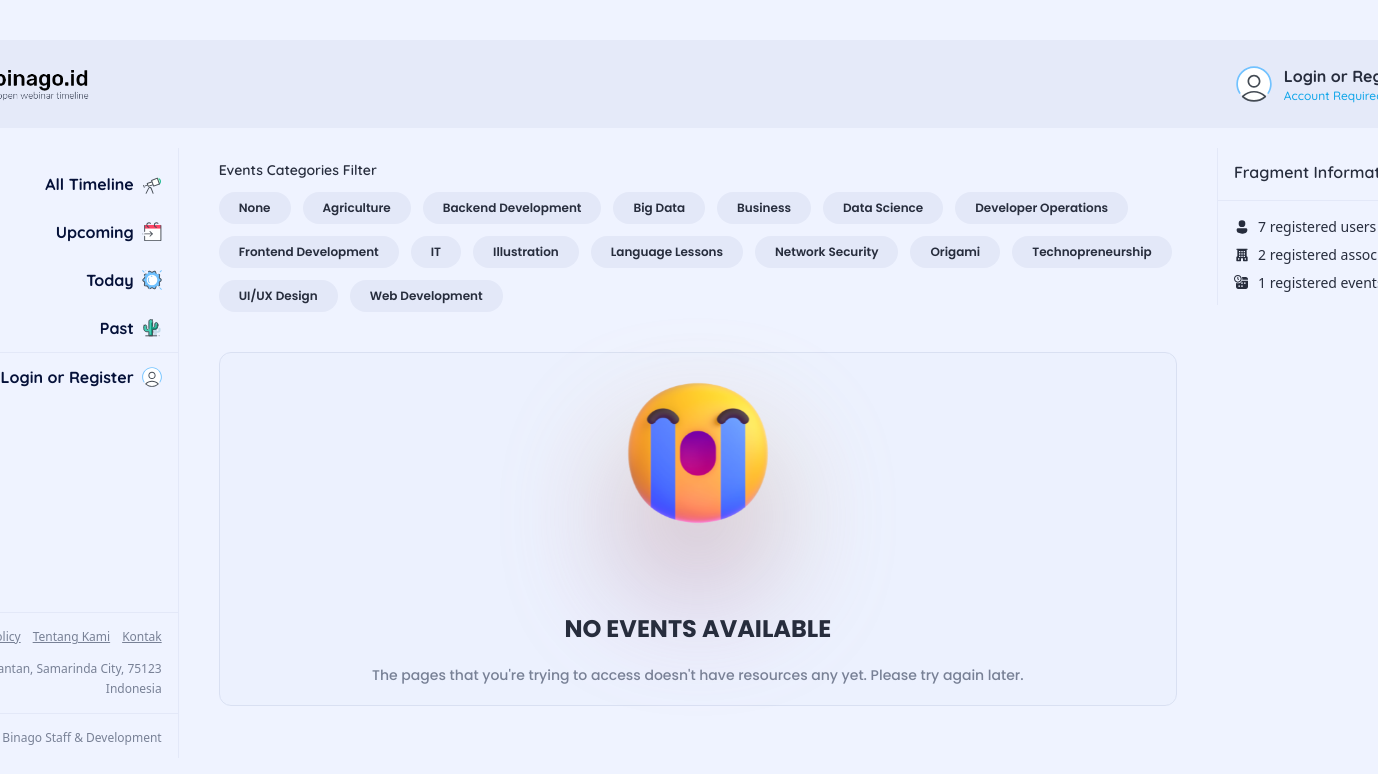
Screenshot of /upcoming/ with the database file from the repository.
### Events/models.py (models this page shows, shortened)
class EventsCategories(models.Model):
    category = models.CharField(max_length=80, db_index=True, unique=True)
    slug = models.SlugField(unique=True)
    created_at = models.DateTimeField(auto_now_add=True)
    updated_at = models.DateTimeField(auto_now=True)
    events_set: QuerySet[Events]
    def get_upcoming_categories(self) -> QuerySet[Events] | Literal[False]:
        return builder_count_category_by_schedule_type('UPCOMING', self.events_set)
    class Meta:
        verbose_name_plural = 'Events Categories'

### binago/views.py (the view)
# urls.py: path('', views.index, name='homepage'),
@require_http_methods(['GET'])
def homepage(request, *args, **kwargs) -> HttpResponse:
    template: str = pages_frontend('homepage/index.html')
    now: datetime = timezone.localtime(timezone.now())
    category: str | Literal[False] = kwargs.get('category', False)
    if category:
        events: QuerySet[Events] = Events.objects.filter(
            schedule_start__gte=now, category__slug=category).order_by('-schedule_start')
    else:
        events: QuerySet[Events] = Events.objects.filter(schedule_start__gte=now).order_by('-schedule_start')
    context: HomepageContext = stub_homepage_events(request, events, 6, 'UPCOMING')
    context['title'] = 'Binago Homepage | Upcoming Events'
    context['description'] = 'Explore the upcoming events.'
    return render(request, template, context)

### templates/frontend/pages/homepage/index.html (shortened to what this page needs)
{% extends 'frontend/layout/master.html' %}
{% load static %}
{% load humanize %}
{% load active_link_tags %}
{% block content %}
<div class="flex flex-col gap-10 pb-10">
  <div class="flex flex-col gap-3">
    <span class="text-base-field font-quicksand text-sm font-semibold">Events Categories Filter</span>
    <div class="flex flex-row flex-wrap items-center gap-3">
      {% if type == 'UPCOMING' %}
        {% url 'homepage-event-upcoming' as url_filter %}
        {% include 'frontend/pages/homepage/components/filter_categories_events_unrelated.html' with reverse=url_filter reverse_name='homepage-event-upcoming' label="None" %}
      {% elif type == 'PAST' %}
        {% url 'homepage-event-past' as url_filter %}
      {% else %}
        {% url 'homepage-event-today' as url_filter %}
      {% endif %}
      {% for category in categories %}
        {% if type == 'UPCOMING' %}
          {% url 'homepage-event-upcoming-category' category.slug as url_filter %}
          {% include 'frontend/pages/homepage/components/filter_categories_events.html' with reverse=url_filter reverse_name='homepage-event-upcoming-category' category=category count_type=category.get_upcoming_categories %}
        {% elif type == 'PAST' %}
          {% url 'homepage-event-past-category' category.slug as url_filter %}
          {% include 'frontend/pages/homepage/components/filter_categories_events.html' with reverse=url_filter reverse_name='homepage-event-past-category' category=category count_type=category.get_past_categories %}
        {% else %}
          {% url 'homepage-event-today-category' category.slug as url_filter %}
          {% include 'frontend/pages/homepage/components/filter_categories_events.html' with reverse=url_filter reverse_name='homepage-event-today-category' category=category count_type=category.get_today_categories %}
        {% endif %}
      {% endfor %}
    </div>
  </div>
  {% if events %}
  <div class="flex flex-col gap-3">
    <span class="text-base-field font-quicksand text-sm font-semibold">Recent Events</span>
    <div class="event_grid">
      {% for event in events %}
      <div class="event_card" data-scroll-reveal-card>
        <div class="relative z-0 h-48 shrink-0">
          <img
            src="{% get_media_prefix %}{{ event.banner_lazy }}"
            data-img-src="{% get_media_prefix %}{{ event.banner }}"
            alt=""
            srcset=""
            class="image__blur h-full w-full border-b-4 border-sky-600 border-opacity-20 object-cover object-center transition-all duration-300 ease-out"
            draggable="false"
            data-lazyload-image
          />
          {% if type == 'UPCOMING' %}
          <span
            class="bg-base-field font-quicksand absolute right-0 -translate-y-2/4 rounded-l-lg px-3 py-2 text-xs font-semibold text-white"
            >in {{ event.schedule_start|timeuntil }}.</span
          >
          {% elif type == 'PAST' %}
          <span
            class="bg-base-field font-quicksand absolute right-0 -translate-y-2/4 rounded-l-lg px-3 py-2 text-xs font-semibold text-white"
            >{{ event.schedule_end|timesince }} ago.</span
          >
          {% else %}
          {% endif %}
        </div>
        <div class="flex h-full flex-col gap-5 py-4 px-5">
          <div class="flex flex-row flex-wrap items-center gap-2">
            {% if event.price > 0 %}
            <span class="bg-base-field font-dmSans rounded-lg py-1 px-2 text-xs font-semibold text-white">Rp {{ event.price|intcomma }}</span>
            {% else %}
            <span class="bg-base-field font-dmSans rounded-lg py-1 px-2 text-xs font-semibold text-white">FREE</span>
            {% endif %}
            <span class="bg-base-field font-dmSans rounded-lg py-1 px-2 text-xs font-semibold text-white"
              >{{ event.category.category }}</span
            >
          </div>
          <div class="flex h-full flex-col gap-1">
            <a
              href="{% url 'homepage-event-detail' event.slug %}"
              class="font-montserrat text-base-field break line-clamp-2 text-ellipsis text-lg font-bold transition-all duration-150 ease-out hover:text-blue-500"
              data-scroll-reveal-title
            >
              {{ event.title }}
            </a>
            <div class="flex-warp flex flex-row items-center gap-2">
              <span class="font-dmSans text-xs font-semibold text-blue-500 hover:text-blue-800"
                >{{ event.association_group.association.name }}</span
              >
            </div>
          </div>
          <hr />
          <div class="flex flex-col gap-2">
            <div class="flex flex-row flex-wrap gap-3">
              <div class="flex flex-row items-center gap-1">
                <svg xmlns="http://www.w3.org/2000/svg" viewBox="0 0 24 24" class="h-4 w-4 text-slate-800">
                  <path
                    d="M5 0L5 4L7 4L7 0 Z M 17 0L17 4L19 4L19 0 Z M 1 3C0.398438 3 0 3.398438 0 4L0 7C0 7.601563 0.398438 8 1 8L1 24L23 24L23 8C23.601563 8 24 7.601563 24 7L24 4C24 3.398438 23.601563 3 23 3L20 3L20 5L16 5L16 3L8 3L8 5L4 5L4 3 Z M 3 8L21 8L21 22L3 22 Z M 5 10L5 12L7 12L7 10 Z M 9 10L9 12L11 12L11 10 Z M 13 10L13 12L15 12L15 10 Z M 17 10L17 12L19 12L19 10 Z M 12 13L12 17L16 17L16 13 Z M 5 14L5 16L7 16L7 14 Z M 9 14L9 16L11 16L11 14 Z M 17 14L17 16L19 16L19 14 Z M 5 18L5 20L7 20L7 18 Z M 9 18L9 20L11 20L11 18 Z M 13 18L13 20L15 20L15 18 Z M 17 18L17 20L19 20L19 18Z"
                    fill="currentColor"
                  />
                </svg>
                {% if event.schedule_start|date:'d' == event.schedule_end|date:'d' %}
                <span class="font-poppins mt-1 text-xs font-medium text-slate-800">
                  {{ event.schedule_end|date:'M d, Y' }}
                </span>
                {% else %}
                <span class="font-poppins mt-1 text-xs font-medium text-slate-800">
                  {{ event.schedule_start|date:'M d, Y' }} - {{ event.schedule_end|date:'M d, Y' }}
                </span>
                {% endif %}
              </div>
              <div class="flex flex-row items-center gap-1">
                <svg xmlns="http://www.w3.org/2000/svg" viewBox="0 0 24 24" class="h-4 w-4 text-slate-800">
                  <path
                    d="M12 0C5.371094 0 0 5.371094 0 12C0 18.628906 5.371094 24 12 24C18.628906 24 24 18.628906 24 12C24 5.371094 18.628906 0 12 0 Z M 12 2C17.523438 2 22 6.476563 22 12C22 17.523438 17.523438 22 12 22C6.476563 22 2 17.523438 2 12C2 6.476563 6.476563 2 12 2 Z M 10.9375 3.875L10.5 12.0625L10.59375 12.9375L16.75 18.375L17.71875 17.375L12.625 11.96875L12.1875 3.875Z"
                    fill="currentColor"
                  />
                </svg>
                <span class="font-poppins mt-1 text-xs font-medium text-slate-800">
                  {{ event.schedule_start|date:'h:i A' }}-{{ event.schedule_end|date:'h:i A' }}
                </span>
              </div>
            </div>
            <div class="flex flex-row flex-wrap gap-3">
              <div class="flex flex-row items-center gap-1">
                <svg xmlns="http://www.w3.org/2000/svg" viewBox="0 0 24 24" class="h-4 w-4 text-blue-500">
                  <path
                    d="M10.59375 3C9.957031 3 9.324219 3.269531 8.875 3.71875L5.59375 7L1.3125 7C0.585938 7 0 7.585938 0 8.3125L0 18.6875C0 19.414063 0.585938 20 1.3125 20L3.78125 20L3.0625 21.4375C2.933594 21.695313 3.117188 22 3.40625 22L5.65625 22C5.871094 22 6.0625 21.878906 6.15625 21.6875L7 20L10 20L10.71875 21.4375C10.890625 21.777344 11.242188 22 11.625 22L16.09375 22C16.601563 22 17 21.601563 17 21.09375L17 8.3125C17 8.277344 17.003906 8.25 17 8.21875C17.007813 8.144531 17.007813 8.074219 17 8L17 5.21875C17 4 16 3 14.78125 3 Z M 18 4L18 7L21.5 7C22.039063 7.007813 22.542969 6.722656 22.816406 6.257813C23.089844 5.789063 23.089844 5.210938 22.816406 4.742188C22.542969 4.277344 22.039063 3.992188 21.5 4 Z M 10.59375 5L14.78125 5C14.921875 5 15 5.078125 15 5.21875L15 7L8.40625 7L10.28125 5.125C10.355469 5.050781 10.488281 5 10.59375 5 Z M 22 9C21.03125 9 20 11 19 11L18 11L18 16L19 16C20 16 20.984375 18 22 18L24 18L24 9 Z M 3 10L8 10L8 14L3 14Z"
                    fill="currentColor"
                  />
                </svg>
                <span class="font-poppins mt-1 text-xs font-medium text-slate-800">Online</span>
              </div>
              <div class="flex flex-row items-center gap-1">
                <svg xmlns="http://www.w3.org/2000/svg" viewBox="0 0 24 24" class="h-4 w-4 text-green-500">
                  <path
                    d="M12,2C6.477,2,2,6.477,2,12c0,5.523,4.477,10,10,10s10-4.477,10-10C22,6.477,17.523,2,12,2z M17.707,9.707l-7,7 C10.512,16.902,10.256,17,10,17s-0.512-0.098-0.707-0.293l-3-3c-0.391-0.391-0.391-1.023,0-1.414s1.023-0.391,1.414,0L10,14.586 l6.293-6.293c0.391-0.391,1.023-0.391,1.414,0S18.098,9.316,17.707,9.707z"
                    fill="currentColor"
                  />
                </svg>
                <span class="font-poppins mt-1 text-xs font-medium text-slate-800">Certificate</span>
              </div>
              <div class="flex flex-row items-center gap-1">
                <svg xmlns="http://www.w3.org/2000/svg" viewBox="0 0 24 24" class="h-4 w-4 text-green-500">
                  <path
                    d="M12,2C6.477,2,2,6.477,2,12c0,5.523,4.477,10,10,10s10-4.477,10-10C22,6.477,17.523,2,12,2z M17.707,9.707l-7,7 C10.512,16.902,10.256,17,10,17s-0.512-0.098-0.707-0.293l-3-3c-0.391-0.391-0.391-1.023,0-1.414s1.023-0.391,1.414,0L10,14.586 l6.293-6.293c0.391-0.391,1.023-0.391,1.414,0S18.098,9.316,17.707,9.707z"
                    fill="currentColor"
                  />
                </svg>
                <span class="font-poppins mt-1 text-xs font-medium text-slate-800">Poin</span>
              </div>
            </div>
          </div>
          <hr />
          <div class="flex flex-row items-center gap-3">
            <a
              href="{% url 'homepage-event-detail' event.slug %}"
              class="font-poppins flex flex-row items-center gap-3 rounded-xl bg-blue-500 bg-opacity-10 px-4 py-3 text-sm font-semibold uppercase text-blue-500 transition-all duration-150 ease-out hover:bg-opacity-100 hover:text-white"
            >
              <svg xmlns="http://www.w3.org/2000/svg" viewBox="0 0 48 48" class="h-5 w-5 object-contain">
                <path
                  d="M24 4C12.972066 4 4 12.972074 4 24C4 35.027926 12.972066 44 24 44C35.027934 44 44 35.027926 44 24C44 12.972074 35.027934 4 24 4 z M 24 7C33.406615 7 41 14.593391 41 24C41 33.406609 33.406615 41 24 41C14.593385 41 7 33.406609 7 24C7 14.593391 14.593385 7 24 7 z M 24 14 A 2 2 0 0 0 24 18 A 2 2 0 0 0 24 14 z M 23.976562 20.978516 A 1.50015 1.50015 0 0 0 22.5 22.5L22.5 33.5 A 1.50015 1.50015 0 1 0 25.5 33.5L25.5 22.5 A 1.50015 1.50015 0 0 0 23.976562 20.978516 z"
                  fill="currentColor"
                />
              </svg>
            </a>
            {% if event.schedule_eligibility %}
              {% if event.user_eligibility %}
                {% if event.seat_eligibility %}
                  <a
                    href="{% url 'homepage-event-register' event.slug %}"
                    class="font-poppins w-full rounded-xl bg-blue-500 bg-opacity-10 px-4 py-3 text-center text-sm font-semibold uppercase text-blue-500 transition-all duration-150 ease-out hover:bg-opacity-100 hover:text-white"
                  >
                    REGISTER
                  </a>
                {% else %}
                  <span class="font-quicksand text-sm font-bold capitalize text-sky-500">Seat full</span>
                {% endif %}
              {% else %}
                <span class="font-quicksand font-bold capitalize text-green-500">Registered</span>
              {% endif %}
            {% else %}
            <ul>
              <li>test {{ event.user_eligibility }}</li>
              <li>test {{ event.seat_eligibility }}</li>
              <li>test {{ user.schedule_eligibility }}</li>
            </ul>
              {% if event.user_eligibility %}
                {% if event.seat_eligibility %}
                  <span class="font-quicksand font-bold capitalize text-rose-500">Event Ended</span>
                {% else %}
                  <span class="font-quicksand font-bold capitalize text-rose-500">Event Ended / Seat Full</span>
                {% endif %}
              {% else %}
                <span class="font-quicksand text-sm font-bold capitalize text-sky-500">Event Ended And Registered</span>
              {% endif %}
            {% endif %}
          </div>
        </div>
      </div>
      {% endfor %}
    </div>
  </div>
  <div class="mt-12 flex flex-row items-center justify-between gap-3">
    <span class="text-base-field font-quicksand text-sm font-semibold"
      >Showing {{ events.start_index }} to {{ events.end_index }} of {{ events.paginator.count }} data.</span
    >
    <div class="flex flex-row items-center gap-4">
      {% if has_previous %}
      <a
        href="?page={{ has_previous }}"
        class="shadow-container1 rounded-xl bg-white p-4 text-blue-500 transition-all duration-150 ease-out hover:scale-95"
      >
        <svg xmlns="http://www.w3.org/2000/svg" viewBox="0 0 26 26" class="h-5 w-5">
          <path
            d="M14.585938 3.585938L5.171875 13L14.585938 22.414063L17.414063 19.585938L10.828125 13L17.414063 6.414063Z"
            fill="currentColor"
          />
        </svg>
      </a>
      {% endif %}
      {% if has_next %}
      <a
        href="?page={{ has_next }}"
        class="shadow-container1 rounded-xl bg-white p-4 text-blue-500 transition-all duration-150 ease-out hover:scale-95"
      >
        <svg xmlns="http://www.w3.org/2000/svg" viewBox="0 0 26 26" class="h-5 w-5">
          <path
            d="M11.414063 3.585938L8.585938 6.414063L15.171875 13L8.585938 19.585938L11.414063 22.414063L20.828125 13Z"
            fill="currentColor"
          />
        </svg>
      </a>
      {% endif %}
    </div>
  </div>
  {% else %}
  <div class="container__group flex flex-col items-center gap-20">
    <div class="relative">
      <img
        src="{% static 'web/assets/ej_no-data.png' %}"
        alt=""
        srcset=""
        class="relative z-[1] h-40 w-40 object-contain"
        draggable="false"
      />
    </div>
    <div class="flex flex-col items-center gap-5">
      <div class="relative flex flex-col items-center gap-1">
        <span class="font-poppins text-base-field text-2xl font-bold uppercase">No events available</span>
      </div>
      <small class="font-poppins text-base-sub text-sm font-medium"
        >The pages that you're trying to access doesn't have resources any yet. Please try again later.</small
      >
    </div>
  </div>
  {% endif %}
</div>
{% endblock %}

### templates/frontend/pages/homepage/components/filter_categories_events.html (shortened to what this page needs)
{% load active_link_tags %}
<a href="{{ reverse }}" class="arr_cta {% active_link reverse_name 'arr_cta--active' category=category.slug %} flex flex-row items-center gap-2">
  <span>{{ category.category }}</span>
</a>

### rows the page displays
EventsCategories: category "Agriculture"
EventsCategories: category "Backend Development"
EventsCategories: category "Big Data"
EventsCategories: category "Business"
EventsCategories: category "Data Science"
EventsCategories: category "Developer Operations"
EventsCategories: category "Frontend Development"
EventsCategories: category "IT"
EventsCategories: category "Illustration"
EventsCategories: category "Language Lessons"
EventsCategories: category "Network Security"
EventsCategories: category "Origami"
EventsCategories: category "Technopreneurship"
EventsCategories: category "UI/UX Design"
EventsCategories: category "Web Development"

### other values shown
{{ label }} "None"
{{ fragment.registered_users }} "7"
{{ fragment.registered_associations }} "2"
{{ fragment.registered_events }} "1"
